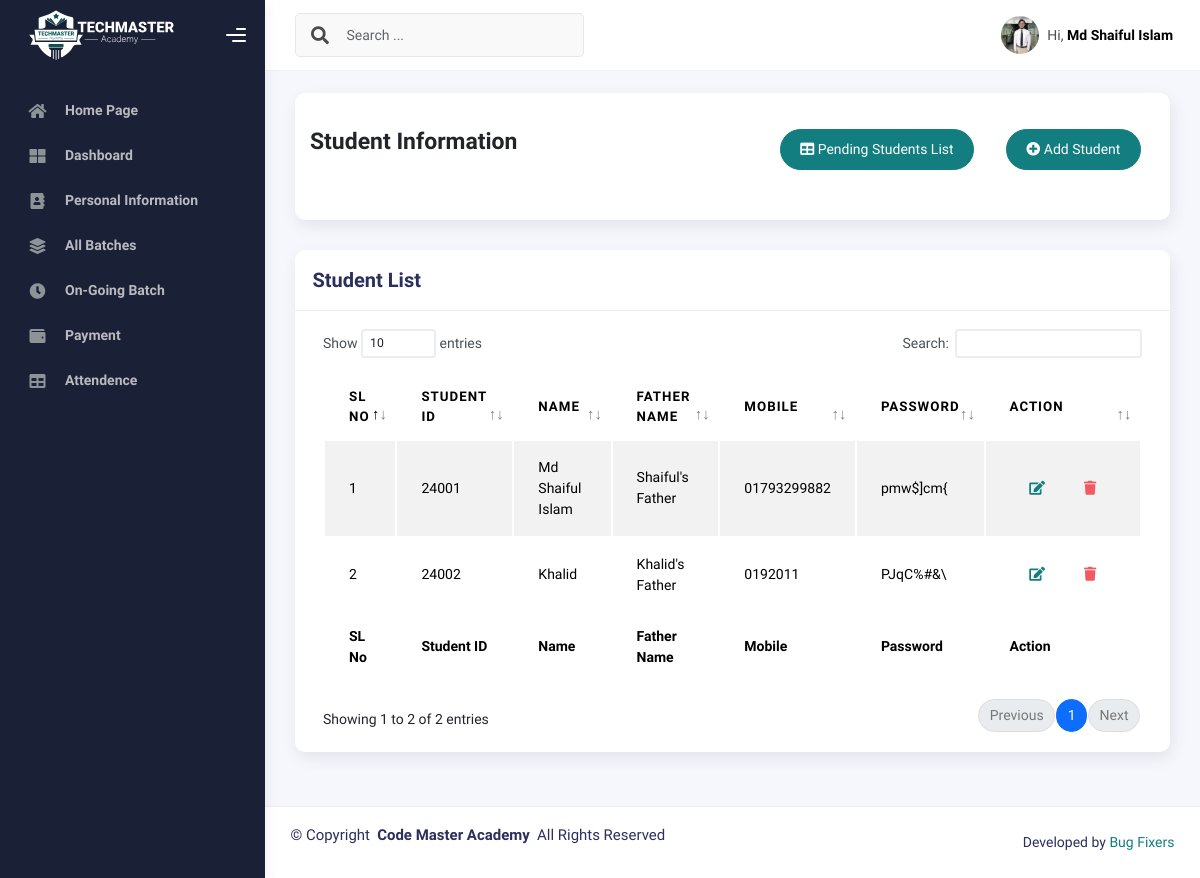
The app's page /studentList/ (signed in), older data.
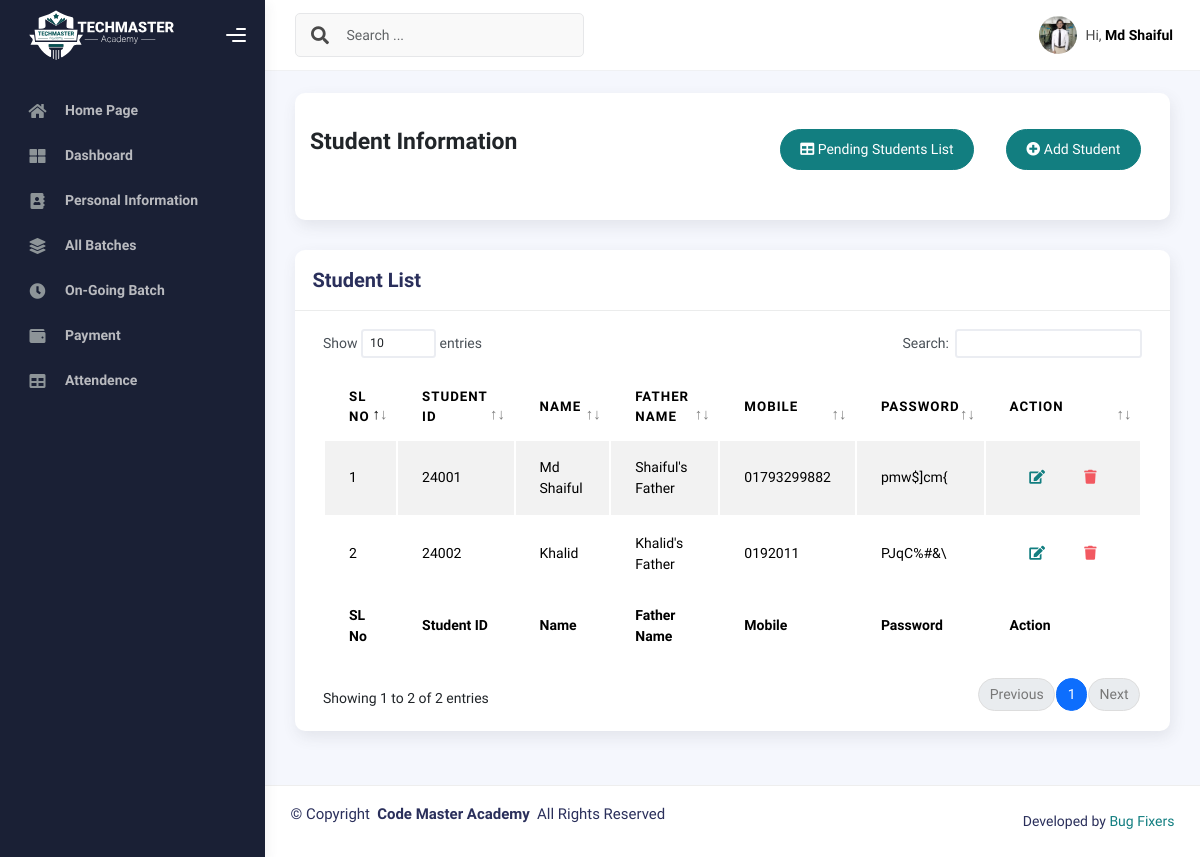
The same page, newer data.
### IMSapp/models.py (models this page shows, shortened)
class IMSUserModel(AbstractUser):
    USERTYPE=[
        ('Authority','Authority'),
        ('Student','Student'),
        ('Teacher','Teacher'),
        ('Staff','Staff'),
    ]
    UserType=models.CharField(choices=USERTYPE,max_length=100, null=True)

class StudentModel(models.Model):
    Imsuser=models.OneToOneField(IMSUserModel,on_delete=models.CASCADE,related_name='studentinfo',null=True)
    StudentID=models.CharField(max_length=100,null=True)
    StudentName=models.CharField(max_length=100,null=True)
    StudentPhoto=models.ImageField(upload_to='studentPhoto',null=True)
    AdmissionDate=models.DateField(auto_now_add=True,null=True)
    EducationalQualification=models.CharField(max_length=100,null=True)
    LinkedInLink =models.CharField(max_length=150,null=True)
    GithubLink =models.CharField(max_length=150,null=True)
    FacebookLink =models.CharField(max_length=150,null=True)

class PersonalInfoModel(models.Model):
    Imsuser=models.OneToOneField(IMSUserModel,on_delete=models.CASCADE,related_name='personalinfo',null=True)
    Password=models.CharField(max_length=100,null=True)
    FatherName=models.CharField(max_length=100,null=True)
    MotherName=models.CharField(max_length=100,null=True)
    Religion=models.CharField(max_length=100,null=True)
    DOB=models.DateField(null=True)
    GENDER=[
        ('Male','Male'),
        ('Female','Female'),
        ('Other','Other'),
    ]
    Gender=models.CharField(choices=GENDER,max_length=100,null=True)
    Mobile=models.CharField(max_length=100,null=True)
    EmergencyContact=models.CharField(max_length=100,null=True)
    PresentAddress=models.CharField(max_length=100,null=True)
    PermanentAddress=models.CharField(max_length=100,null=True)

### IMSapp/studentviews.py (the view)
# urls.py: path('studentList/',studentlist,name="studentList"),
@login_required
def studentlist(request):
    studentdata = StudentModel.objects.all()
    personaldata = PersonalInfoModel.objects.all()
    combined_data = []
    for student in studentdata:
        personal_info = personaldata.filter(Imsuser=student.Imsuser).first()
        combined_data.append({
            'student': student,
            'personal_info': personal_info
        })
    context = {
        'combined_data': combined_data,
        'studentdata': studentdata
    }
    return render(request,'students/studentlist.html',context)

### IMSapp/templates/students/studentlist.html (shortened to what this page needs)
{% extends "profilemaster/master.html" %}
{% block content %}
<div class="col-sm-12 col-md-12">
    <div class="card card-stats card-round">
        <div class="card-body">
            <div class="d-flex align-items-left align-items-md-center flex-column flex-md-row pt-2 pb-4">
                <div>
                    <h3 class="fw-bold mb-3">Student Information</h3>
                </div>
                <div class="ms-md-auto py-2 py-md-0">
                  <a href="{% url 'pendingstudentlist' %}" class="btn btn-primary btn-round m-3"><i class="fas fa-table"></i> Pending Students List</a>
                    <a href="{% url 'addstudent' %}" class="btn btn-primary btn-round m-3"><i class="fas fa-plus-circle"></i> Add Student</a>
                </div>
            </div>
        </div>
    </div>
</div>
<div class="col-md-12">
    <div class="card">
      <div class="card-header">
        <h4 class="card-title">Student List</h4>
      </div>
      <div class="card-body">
        <div class="table-responsive">
          <table id="basic-datatables" class="display table table-striped table-hover">
            <thead>
              <tr>
                <th>SL No</th>
                <th>Student ID</th>
                <th>Name</th>
                <th>Father Name</th>
                <th>Mobile</th>
                <th>Password</th>
                <th>Action</th>
              </tr>
            </thead>
            <tfoot>
              <tr>
                <th>SL No</th>
                <th>Student ID</th>
                <th>Name</th>
                <th>Father Name</th>
                <th>Mobile</th>
                <th>Password</th>
                <th>Action</th>
              </tr>
            </tfoot>
            <tbody>
              {% for i in studentdata %}
                <tr>
                  <td>{{forloop.counter}}</td>
                  <td>{{i.StudentID}}</td>
                  <td>{{i.StudentName}}</td>
                  <td>{{i.Imsuser.personalinfo.FatherName}}</td>
                  <td>{{i.Imsuser.personalinfo.Mobile}}</td>
                  <td>{{i.Imsuser.personalinfo.Password}}</td>
                  <td>
                    <div class="form-button-action">
                      <a href="{% url 'editstudent' i.id %}" class="btn btn-link btn-primary btn-md">
                        <i class="fa fa-edit"></i>
                      </a>
                      <a href="{% url 'deletestudent' i.id %}" class="btn btn-link btn-danger btn-md">
                        <i class="fa fa-trash"></i>
                      </a>
                    </div>
                  </td>
                </tr>
              {% endfor %}
            </tbody>
          </table>
        </div>
      </div>
    </div>
  </div>
{% endblock content %}

### IMSapp/templates/profilemaster/header.html (shortened to what this page needs)
{% load static %}
<div class="main-header">
  <nav class="navbar navbar-header navbar-header-transparent navbar-expand-lg border-bottom">
    <div class="container-fluid">
      <nav class="navbar navbar-header-left navbar-expand-lg navbar-form nav-search p-0 d-none d-lg-flex">
        <div class="input-group">
          <div class="input-group-prepend">
            <button type="submit" class="btn btn-search pe-1">
              <i class="fa fa-search search-icon"></i>
            </button>
          </div>
          <input type="text" placeholder="Search ..." class="form-control" />
        </div>
      </nav>
      <ul class="navbar-nav topbar-nav ms-md-auto align-items-center">
        <li class="nav-item topbar-user dropdown hidden-caret">
          <a class="dropdown-toggle profile-pic" data-bs-toggle="dropdown" href="#" aria-expanded="false">
            {% if user.UserType == 'Authority' %}
            <div class="avatar-sm">
              <img src="{% static 'profileassets/img/kaiadmin/authoritylogo.png' %}" alt="..." class="avatar-img rounded-circle" />
            </div>
            <span class="profile-username">
              <span class="fw-bold">Code Master</span>
            </span>
            {% elif user.UserType == 'Student' %}
            <div class="avatar-sm">
              <img src="{{user.studentinfo.StudentPhoto.url}}" alt="..." class="avatar-img rounded-circle" />
            </div>
            <span class="profile-username">
              <span class="op-7">Hi,</span>
              <span class="fw-bold">{{user.studentinfo.StudentName}}</span>
            </span>
            {% endif %}
          </a>
        </li>
      </ul>
    </div>
  </nav>
</div>

Row changes from the older to the newer data that the page shows:
changed IMSUserModel: studentinfo.StudentName "Md Shaiful Islam" → "Md Shaiful"
changed StudentModel "Shaiful's Father": StudentName "Md Shaiful Islam" → "Md Shaiful"
